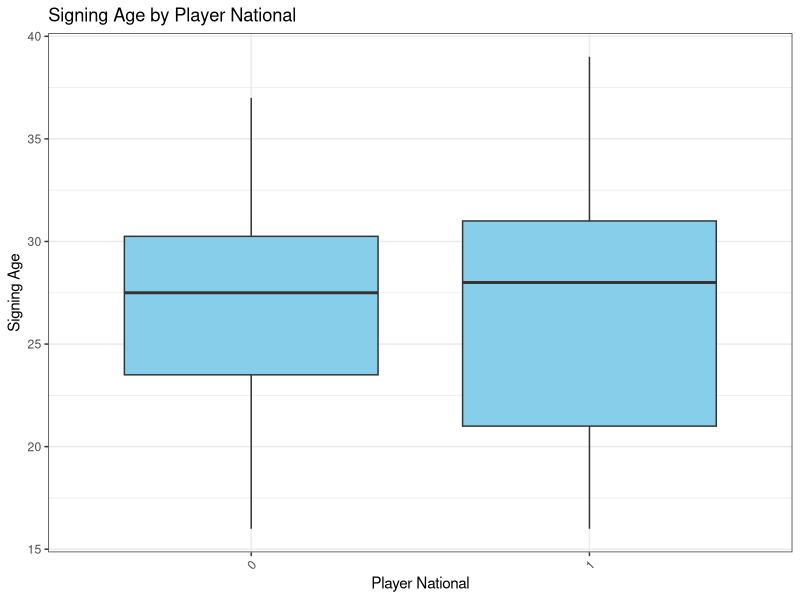

Write R code to recreate this figure.
## Project: STA 215, Fal1 2025, Final Project
# Located: Laccitiello TCNJ Google Drive
# File Name: template
# Date: 2025_12_3
# Who: Nick Laccitiello

## Load packages
# NOTE: Run base.r if these commands return an error

# set working directory
setwd("/courses/STA145/laccitn1")

# load data 
library(readr)

raw_data <- read.csv("data.csv")

library(dplyr)
data <- raw_data %>%
  filter(complete.cases(.))

# descriptive statistics
table(data$signing_age)
mean(data$signing_age)
sd(data$signing_age)
table(data$player_national)

# create a figure
library(ggplot2)
ggplot(data, aes(x = as.factor(player_national), y = signing_age)) +
  geom_boxplot(fill = "skyblue") +
  labs(title = "Signing Age by Player National",
               x = "Player National",
               y = "Signing Age") +
  theme_bw() +
  theme(axis.text.x = element_text(angle = 45, hjust = 1))
  
  
# statistical test
t.test(signing_age ~ player_national, 
       data = data, 
       var.equal = TRUE)

# assess assumptions (if applicable in r)
# USA group
shapiro.test(data$signing_age[data$player_national == 1])

# Not USA group
shapiro.test(data$signing_age[data$player_national == 0])
